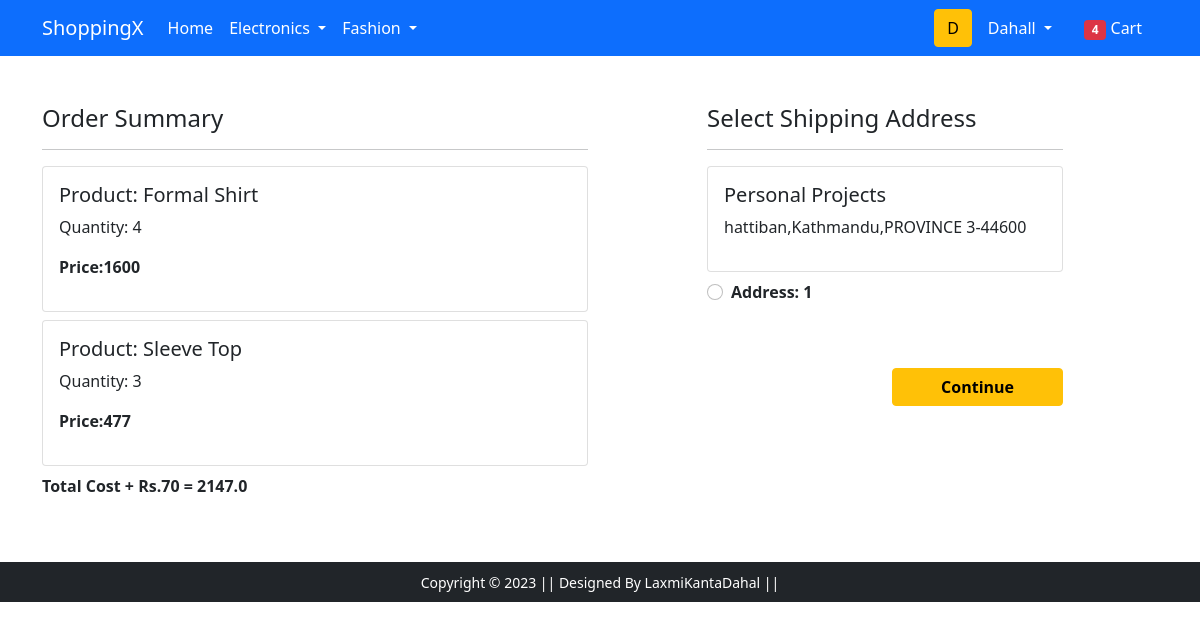
Screenshot of /checkout/ (signed in) with the database file from the repository.
### app/models.py (models this page shows, shortened)
class Cart(models.Model):
    user=models.ForeignKey(User, on_delete=models.CASCADE)
    product=models.ForeignKey(Product, on_delete=models.CASCADE)
    quantity=models.PositiveIntegerField(default=1)
    @property
    def total_cost(self):
        return self.quantity*self.product.discounted_price

class Product(models.Model):
    title=models.CharField(max_length=100)
    selling_price=models.FloatField()
    discounted_price=models.IntegerField()
    description=models.TextField(blank=True)
    brand=models.CharField(max_length=100)
    category=models.CharField(choices=CATEGORY_CHOICES,max_length=2)
    product_img=models.ImageField(upload_to='productimg')

class Customer(models.Model):
    user=models.ForeignKey(User, on_delete=models.CASCADE)
    name=models.CharField(max_length=200,unique=True)
    locality=models.CharField(max_length=200)
    city=models.CharField(max_length=200)
    zipcode=models.IntegerField()
    province=models.CharField(choices=PROVINCE_CHOICES,max_length=50)

### app/views.py (the view)
# urls.py: path('checkout/', views.checkout, name='checkout'),
@login_required
def checkout(request):
    user=request.user
    add=Customer.objects.filter(user=user)
    cart_items=Cart.objects.filter(user=user)
    amount=0.0
    shipping_amount=70.0
    cart_product=[p for p in Cart.objects.all() if p.user==request.user]
    if cart_product:
        for p in cart_product:
            tempamount=(p.quantity * p.product.discounted_price)
            amount+=tempamount
        totalamount=amount+shipping_amount
    return render(request, 'app/checkout.html',{'add':add,'totalamount':totalamount,'cart_items':cart_items})

### app/templates/app/checkout.html (shortened to what this page needs)
{% extends 'app/base.html' %}
{% load static %}
{% block main-content %}
<div class="container">
 <div class="row mt-5">
  <div class="col-sm-6">
    <h4>Order Summary</h4>
    <hr>
    {% for item in cart_items %}
      <div class="card mb-2">
        <div class="card-body">
          <h5>Product: {{item.product.title}}</h5>
          <p>Quantity: {{item.quantity}}</p>
          <p class="fw-bold">Price:{{item.total_cost}} </p>
        </div>
      </div>
  {% endfor %}
    <p class="fw-bold">Total Cost + Rs.70 = {{totalamount}}</p>
    </div>
  <div class="col-sm-4 offset-sm-1">
    <h4>Select Shipping Address</h4>
    <hr>
    <form action="/paymentdone">
    {% for ad in add %}
      <div class="card">
        <div class="card-body">
        <h5>{{ad.name}}</h5>
        <p>{{ad.locality}},{{ad.city}},{{ad.province}}-{{ad.zipcode}}</p>
        </div>
      </div>
        <div class="form-check mt-2 mb-5">
          <input class="form-check-input" type="radio" name="custid" id="custadd{{forloop.counter}}" value="{{ad.id}}">
          <label class="form-check-label fw-bold" for="">
            Address: {{forloop.counter}} </label>
        </div>
        {% endfor %}
        <div class="text-end">
          <button type="submit" class="btn btn-warning mt-3 px-5 fw-bold">Continue</button>
        </div>
      </form>
    </div>
  </div>
</div>
{% endblock main-content %}

### app/templates/app/base.html (shortened to what this page needs)
<!doctype html>
{% load static %}
<html lang="en">
  <head>
    <link href="https://cdn.jsdelivr.net/npm/bootstrap@5.0.0-beta1/dist/css/bootstrap.min.css" rel="stylesheet">
    <link rel="stylesheet" href="{% static 'app/css/owl.carousel.min.css' %}">
    <link rel="stylesheet" href="{% static 'app/css/all.min.css' %}">
    <link rel="stylesheet" href="{% static 'app/css/style.css' %}">
  </head>
  <body>
    <nav class="navbar navbar-expand-lg navbar-dark bg-primary">
     <div class="container">
       <a class="navbar-brand" href="/">ShoppingX</a>
       <div class="collapse navbar-collapse" id="navbarSupportedContent">
         <ul class="navbar-nav me-auto mb-2 mb-lg-0">
           <li class="nav-item">
             <a class="nav-link active" aria-current="page" href="/">Home</a>
           </li>
           <li class="nav-item dropdown">
             <a class="nav-link dropdown-toggle text-white" href="#" id="electronicsDropdown" role="button" data-bs-toggle="dropdown" aria-expanded="false">
               Electronics
             </a>
           </li>
           <li class="nav-item dropdown">
             <a class="nav-link dropdown-toggle text-white" href="#" id="fashionDropdown" role="button" data-bs-toggle="dropdown" aria-expanded="false">
               Fashion
             </a>
           </li>
         </ul>
         <form class="d-flex">
           <button class="btn btn-warning" type="submit"> {{ request.user.username|first|upper}}</button>
         </form>
         <div>
          <ul class="navbar-nav me-auto mb-2 mb-lg-0">
            {% if request.user.is_authenticated %}
           <li class="nav-item dropdown mx-2">
              <a class="nav-link dropdown-toggle text-white" href="#" id="profileDropdown" role="button" data-bs-toggle="dropdown" aria-expanded="false">
                {{ request.user.username|capfirst}}
              </a>
            </li>
            <li class="nav-item mx-2">
             <a href="{% url 'showcart' %}" class="nav-link text-white"><span class="badge bg-danger">4</span> Cart </a>
            </li>
            {% endif %}
          </ul>
         </div>
       </div>
     </div>
    </nav>
    {% block main-content %} {% endblock main-content %}
    <footer class="container-fluid bg-dark text-center p-2 mt-5">
        <small class="text-white">Copyright &copy; 2023 || Designed By LaxmiKantaDahal || </small>
    </footer>
  </body>
</html>

### rows the page displays
Cart: product "Formal Shirt", quantity "4", total_cost "1600"
Cart: product "Sleeve Top", quantity "3", total_cost "477"
Customer: name "Personal Projects", locality "hattiban", city "Kathmandu", province "PROVINCE 3", zipcode "44600"

### other values shown
{{ request.user.username|first|upper }} "D"
{{ request.user.username|capfirst }} "Dahall"
{{ totalamount }} "2147.0"
